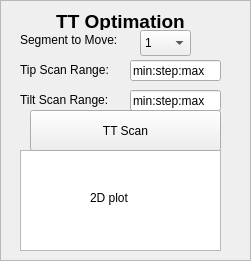
   <widget class="QWidget" name="widget_ttOptimise" native="true">
    <property name="geometry">
     <rect>
      <x>300</x>
      <y>250</y>
      <width>251</width>
      <height>261</height>
     </rect>
    </property>
    <widget class="QLabel" name="label_ttOptimisation">
     <property name="geometry">
      <rect>
       <x>50</x>
       <y>10</y>
       <width>141</width>
       <height>20</height>
      </rect>
     </property>
     <property name="text">
      <string>&lt;html&gt;&lt;head/&gt;&lt;body&gt;&lt;p align=&quot;center&quot;&gt;&lt;span style=&quot; font-size:14pt; font-weight:600;&quot;&gt;TT Optimation&lt;/span&gt;&lt;/p&gt;&lt;/body&gt;&lt;/html&gt;</string>
     </property>
    </widget>
    <widget class="QFrame" name="frame_ttOptimise">
     <property name="geometry">
      <rect>
       <x>0</x>
       <y>0</y>
       <width>251</width>
       <height>261</height>
      </rect>
     </property>
     <property name="frameShape">
      <enum>QFrame::StyledPanel</enum>
     </property>
     <property name="frameShadow">
      <enum>QFrame::Raised</enum>
     </property>
     <widget class="QLabel" name="label_ttSegment">
      <property name="geometry">
       <rect>
        <x>20</x>
        <y>30</y>
        <width>131</width>
        <height>20</height>
       </rect>
      </property>
      <property name="text">
       <string>Segment to Move:</string>
      </property>
     </widget>
     <widget class="QLabel" name="label_tipRange">
      <property name="geometry">
       <rect>
        <x>20</x>
        <y>60</y>
        <width>111</width>
        <height>20</height>
       </rect>
      </property>
      <property name="text">
       <string>Tip Scan Range:</string>
      </property>
     </widget>
     <widget class="QComboBox" name="dropDown_ttSegment">
      <property name="geometry">
       <rect>
        <x>140</x>
        <y>30</y>
        <width>51</width>
        <height>26</height>
       </rect>
      </property>
      <item>
       <property name="text">
        <string>1</string>
       </property>
      </item>
      <item>
       <property name="text">
        <string>2</string>
       </property>
      </item>
      <item>
       <property name="text">
        <string>3</string>
       </property>
      </item>
      <item>
       <property name="text">
        <string>4</string>
       </property>
      </item>
      <item>
       <property name="text">
        <string>5</string>
       </property>
      </item>
      <item>
       <property name="text">
        <string>6</string>
       </property>
      </item>
      <item>
       <property name="text">
        <string>7</string>
       </property>
      </item>
      <item>
       <property name="text">
        <string>8</string>
       </property>
      </item>
      <item>
       <property name="text">
        <string>9</string>
       </property>
      </item>
     </widget>
     <widget class="QGraphicsView" name="graphics_2Dplot">
      <property name="geometry">
       <rect>
        <x>20</x>
        <y>150</y>
        <width>201</width>
        <height>101</height>
       </rect>
      </property>
     </widget>
     <widget class="QPushButton" name="pushButton_ttScan">
      <property name="geometry">
       <rect>
        <x>30</x>
        <y>110</y>
        <width>191</width>
        <height>41</height>
       </rect>
      </property>
      <property name="text">
       <string>TT Scan</string>
      </property>
     </widget>
     <widget class="QLabel" name="label_2Dplot">
      <property name="geometry">
       <rect>
        <x>90</x>
        <y>190</y>
        <width>60</width>
        <height>16</height>
       </rect>
      </property>
      <property name="text">
       <string>2D plot</string>
      </property>
     </widget>
     <widget class="QLineEdit" name="text_tipRange">
      <property name="geometry">
       <rect>
        <x>130</x>
        <y>60</y>
        <width>91</width>
        <height>21</height>
       </rect>
      </property>
      <property name="text">
       <string>min:step:max</string>
      </property>
     </widget>
     <widget class="QLabel" name="label_tiltRange">
      <property name="geometry">
       <rect>
        <x>20</x>
        <y>90</y>
        <width>111</width>
        <height>20</height>
       </rect>
      </property>
      <property name="text">
       <string>Tilt Scan Range:</string>
      </property>
     </widget>
     <widget class="QLineEdit" name="text_tiltRange">
      <property name="geometry">
       <rect>
        <x>130</x>
        <y>90</y>
        <width>91</width>
        <height>21</height>
       </rect>
      </property>
      <property name="text">
       <string>min:step:max</string>
      </property>
     </widget>
    </widget>
    <zorder>frame_ttOptimise</zorder>
    <zorder>label_ttOptimisation</zorder>
   </widget>
